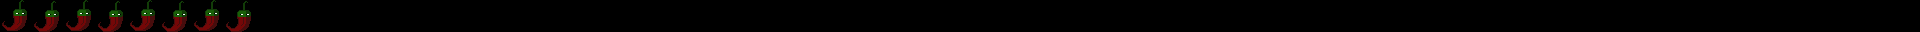

Below is a game level as drawn by its tile map, then a one-line description and the .tmx file that defines it, in full:
An orthogonal 60x1 tile map with 32x32 px tiles, 1 tile layer (Tile Layer 1).

<map version="1.0" tiledversion="1.0.3" orientation="orthogonal" renderorder="right-down" width="60" height="1" tilewidth="32" tileheight="32" nextobjectid="1">
 <tileset firstgid="1" source="pepper.tsx" />
 <layer name="Tile Layer 1" width="60" height="1">
  <data encoding="csv">
1,2,3,4,5,6,7,8,0,0,0,0,0,0,0,0,0,0,0,0,0,0,0,0,0,0,0,0,0,0,0,0,0,0,0,0,0,0,0,0,0,0,0,0,0,0,0,0,0,0,0,0,0,0,0,0,0,0,0,0
</data>
 </layer>
</map>
